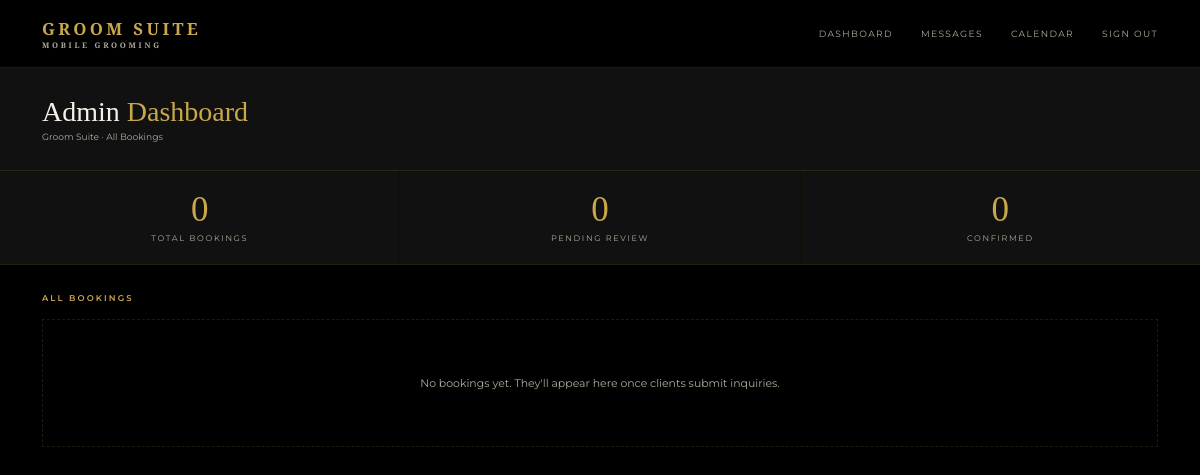
Page /admin (signed in) on the earlier database version.
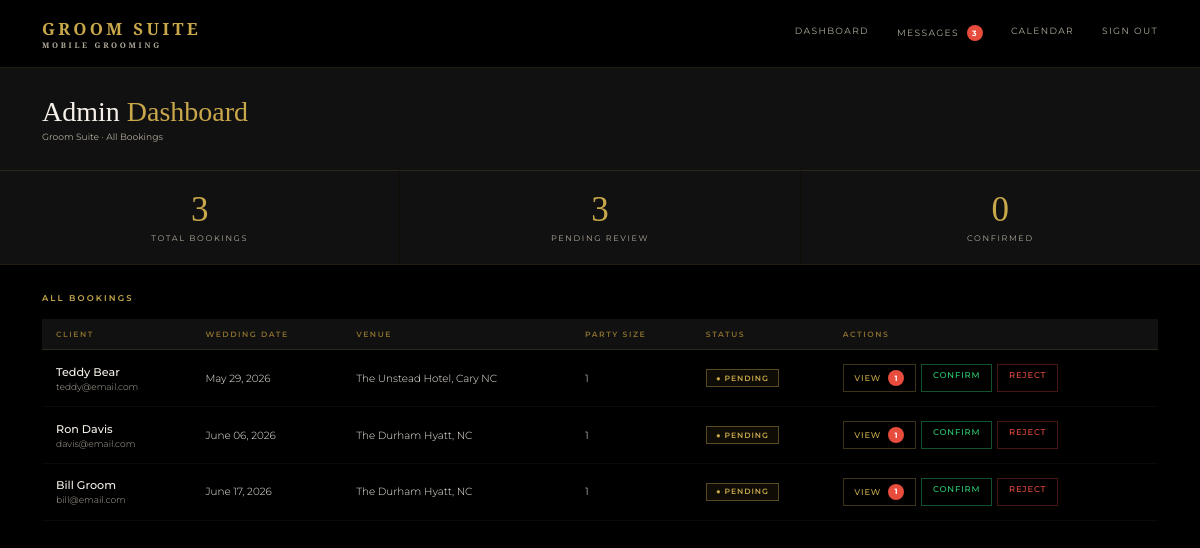
Same page on the later database version.
### models.py (models this page shows)
class Booking(db.Model):
    id = db.Column(db.Integer, primary_key=True)
    wedding_date = db.Column(db.String(50), nullable=False)
    venue = db.Column(db.String(200), nullable=False)
    start_time = db.Column(db.String(20))
    party_size = db.Column(db.Integer, default=1)
    package = db.Column(db.String(100))
    addons = db.Column(db.String(200))
    notes = db.Column(db.Text)
    status = db.Column(db.String(20), default='pending')
    created_at = db.Column(db.DateTime, default=datetime.utcnow)
    user_id = db.Column(db.Integer, db.ForeignKey('user.id'), nullable=False)
    party_members = db.relationship('PartyMember', backref='booking', lazy=True)
    messages = db.relationship('Message', backref='booking_messages', lazy=True, foreign_keys='Message.booking_id')

class User(UserMixin, db.Model):
    id = db.Column(db.Integer, primary_key=True)
    name = db.Column(db.String(100), nullable=False)
    email = db.Column(db.String(120), unique=True, nullable=False)
    password = db.Column(db.String(200), nullable=False)
    role = db.Column(db.String(20), default='client')
    phone = db.Column(db.String(20))
    password_changed = db.Column(db.Boolean, default=False)
    bookings = db.relationship('Booking', backref='client', lazy=True)

### routes.py (the view)
    @app.route('/admin')
    @login_required
    @admin_required
    def admin_dashboard():
        bookings = Booking.query.order_by(Booking.wedding_date).all()
        total = len(bookings)
        pending = len([b for b in bookings if b.status == 'pending'])
        confirmed = len([b for b in bookings if b.status == 'confirmed'])
        return render_template('admin/dashboard.html',
            bookings=bookings,
            total=total,
            pending=pending,
            confirmed=confirmed)

### app.py (called while the page is built)
@app.template_filter('format_date')
def format_date(value):
    try:
        return datetime.strptime(value, '%Y-%m-%d').strftime('%B %d, %Y')
    except:
        return value

### auth.py (called while the page is built)
def register_routes(app, login_manager):
    @login_manager.user_loader
    def load_user(user_id):
        return db.session.get(User, int(user_id))
    @app.route('/login', methods=['GET', 'POST'])
    def login():
        if request.method == 'POST':
            email = request.form.get('email')
            password = request.form.get('password')
            user = User.query.filter_by(email=email).first()
            if user and check_password_hash(user.password, password):
                login_user(user)
                if user.role == 'admin':
                    return redirect(url_for('index'))
                return redirect(url_for('portal'))
            flash('Invalid email or password')
        return render_template('login.html')
    @app.route('/logout')
    @login_required
    def logout():
        logout_user()
        return redirect(url_for('index'))

### routes.py (called while the page is built)
def admin_required(f):
    @wraps(f)
    def decorated_function(*args, **kwargs):
        if not current_user.is_authenticated or current_user.role != 'admin':
            return redirect(url_for('index'))
        return f(*args, **kwargs)
    return decorated_function

### templates/admin/dashboard.html (shortened to what this page needs)
{% extends 'base.html' %}
{% block content %}
<div class="admin-header">
  <div>
    <h1 class="admin-title">Admin <span>Dashboard</span></h1>
    <p class="admin-meta">Groom Suite · All Bookings</p>
  </div>
</div>
<div class="stats-bar">
  <div class="stat-card">
    <div class="stat-value">{{ total }}</div>
    <div class="stat-label">Total Bookings</div>
  </div>
  <div class="stat-card">
    <div class="stat-value">{{ pending }}</div>
    <div class="stat-label">Pending Review</div>
  </div>
  <div class="stat-card">
    <div class="stat-value">{{ confirmed }}</div>
    <div class="stat-label">Confirmed</div>
  </div>
</div>
<div class="admin-body">
  <div class="table-header">
    <div class="table-title">All Bookings</div>
  </div>
  {% if bookings %}
  <table class="bookings-table">
    <thead>
      <tr>
        <th>Client</th>
        <th>Wedding Date</th>
        <th>Venue</th>
        <th>Party Size</th>
        <th>Status</th>
        <th>Actions</th>
      </tr>
    </thead>
    <tbody>
      {% for booking in bookings %}
      <tr>
        <td>
          <div class="client-name">{{ booking.client.name }}</div>
          <div class="client-email">{{ booking.client.email }}</div>
        </td>
        <td>{{ booking.wedding_date | format_date }}</td>
        <td>{{ booking.venue }}</td>
        <td>{{ booking.party_size }}</td>
        <td>
          <span class="badge badge-{{ booking.status }}">
            ● {{ booking.status|capitalize }}
          </span>
        </td>
        <td>
          <div class="action-btns">
            <a href="{{ url_for('booking_detail', id=booking.id) }}" class="action-btn action-view">
              View
              {% set unread = booking.messages | selectattr('read', 'equalto', False) | selectattr('sender_id', 'ne', current_user.id) | list | length %}
              {% if unread > 0 %}
              <span class="unread-badge">{{ unread }}</span>
              {% endif %}
            </a>
            {% if booking.status == 'pending' %}
            <a href="{{ url_for('confirm_booking', id=booking.id) }}" class="action-btn action-confirm">Confirm</a>
            <a href="{{ url_for('reject_booking', id=booking.id) }}" class="action-btn action-reject">Reject</a>
            {% endif %}
          </div>
        </td>
      </tr>
      {% endfor %}
    </tbody>
  </table>
  {% else %}
  <div class="empty-state">
    <p>No bookings yet. They'll appear here once clients submit inquiries.</p>
  </div>
  {% endif %}
</div>
{% endblock %}

### templates/base.html (shortened to what this page needs)
<!DOCTYPE html>
<html lang="en">
<head>
  <link rel="stylesheet" href="{{ url_for('static', filename='css/style.css') }}?v={{ range(1, 99999) | random }}">
</head>
<body>
  <nav class="navbar">
    <div class="nav-logo">Groom Suite <span>Mobile Grooming</span></div>
    <div class="nav-links">
      {% if current_user.is_authenticated %}
        {% if current_user.role == 'admin' %}
          <a href="{{ url_for('admin_dashboard') }}">Dashboard</a>
          <a href="{{ url_for('admin_dashboard') }}">Messages {% if unread_count > 0 %}<span class="unread-badge">{{ unread_count }}</span>{% endif %}</a>
          <a href="#">Calendar</a>
        {% else %}
          <a href="{{ url_for('portal') }}">My Booking</a>
          <a href="{{ url_for('portal_messages') }}">Messages {% if unread_count > 0 %}<span class="unread-badge">{{ unread_count }}</span>{% endif %}</a>
        {% endif %}
        <a href="{{ url_for('logout') }}">Sign Out</a>
      {% else %}
        <a href="{{ url_for('index') }}">Home</a>
        <a href="{{ url_for('inquiry') }}">Book Now</a>
        <a href="{{ url_for('login') }}">Login</a>
      {% endif %}
    </div>
  </nav>
  {% block content %}{% endblock %}
</body>
</html>

### static/css/style.css (style rules this page uses)
*, *::before, *::after { box-sizing: border-box; margin: 0; padding: 0; }
:root { --gold: #C9A84C; --gold-light: #E8C96A; --gold-dim: #8a6f2e; --black: #000000; --black-2: #111111; --black-3: #1A1A1A; --black-5: #2C2C2C; --white: #F5F0E8; --white-dim: #b0aa9a; --font-display: 'Cormorant Garamond', serif; --font-body: 'Montserrat', sans-serif; }
html { font-size: 14px; }
body { font-family: var(--font-body); background: var(--black); color: var(--white); min-height: 100vh; }
.navbar { display: flex; align-items: center; justify-content: space-between; padding: 1.2rem 3rem; background: rgba(0,0,0,0.95); border-bottom: 1px solid rgba(201,168,76,0.15); position: sticky; top: 0; z-index: 100; }
.nav-logo { font-family: var(--font-display); font-size: 1.2rem; font-weight: 600; color: var(--gold); letter-spacing: 0.2em; text-transform: uppercase; }
.nav-logo span { display: block; font-size: 0.55rem; letter-spacing: 0.35em; color: var(--white-dim); }
.nav-links { display: flex; gap: 2rem; }
.nav-links a { font-size: 0.65rem; letter-spacing: 0.15em; text-transform: uppercase; color: var(--white-dim); text-decoration: none; transition: color 0.2s; }
.admin-header { padding: 2rem 3rem; background: var(--black-2); border-bottom: 1px solid rgba(201,168,76,0.15); display: flex; align-items: center; justify-content: space-between; }
.admin-title { font-family: var(--font-display); font-size: 2rem; font-weight: 300; }
.admin-title span { color: var(--gold); }
.admin-meta { font-size: 0.65rem; color: var(--white-dim); margin-top: 0.25rem; }
.stats-bar { display: grid; grid-template-columns: repeat(3, 1fr); gap: 1px; background: rgba(201,168,76,0.08); border-bottom: 1px solid rgba(201,168,76,0.1); }
.stat-card { background: var(--black-2); padding: 1.5rem 2rem; text-align: center; }
.stat-value { font-family: var(--font-display); font-size: 2.5rem; font-weight: 300; color: var(--gold); line-height: 1; }
.stat-label { font-size: 0.58rem; letter-spacing: 0.2em; text-transform: uppercase; color: var(--white-dim); margin-top: 0.4rem; }
.admin-body { padding: 2rem 3rem; }
.table-header { display: flex; align-items: center; justify-content: space-between; margin-bottom: 1.2rem; }
.table-title { font-size: 0.6rem; letter-spacing: 0.25em; text-transform: uppercase; color: var(--gold); font-weight: 600; }
.bookings-table { width: 100%; border-collapse: collapse; font-size: 0.74rem; }
.bookings-table th { text-align: left; font-size: 0.55rem; letter-spacing: 0.2em; text-transform: uppercase; color: var(--gold-dim); font-weight: 600; padding: 0.75rem 1rem; border-bottom: 1px solid rgba(201,168,76,0.15); background: var(--black-2); }
.bookings-table td { padding: 1rem; border-bottom: 1px solid rgba(255,255,255,0.04); color: var(--white); font-weight: 300; }
.client-name { font-weight: 500; font-size: 0.8rem; }
.client-email { font-size: 0.65rem; color: var(--white-dim); margin-top: 2px; }
.badge { display: inline-flex; align-items: center; gap: 0.3rem; padding: 0.25rem 0.65rem; font-size: 0.55rem; letter-spacing: 0.12em; text-transform: uppercase; font-weight: 600; border: 1px solid; }
.badge-pending { border-color: rgba(201,168,76,0.4); color: var(--gold); background: rgba(201,168,76,0.07); }
.action-btns { display: flex; gap: 0.4rem; }
.action-btn { padding: 0.35rem 0.75rem; font-size: 0.6rem; letter-spacing: 0.1em; text-transform: uppercase; font-family: var(--font-body); font-weight: 500; border: 1px solid; background: transparent; cursor: pointer; transition: all 0.15s; text-decoration: none; display: inline-block; }
.action-confirm { border-color: rgba(46,204,113,0.4); color: #2ecc71; }
.action-reject { border-color: rgba(231,76,60,0.3); color: #e74c3c; }
.action-view { border-color: rgba(201,168,76,0.3); color: var(--gold); }
.unread-badge { display: inline-flex; align-items: center; justify-content: center; background: #e74c3c; color: white; font-size: 0.55rem; font-weight: 700; width: 16px; height: 16px; border-radius: 50%; margin-left: 0.3rem; animation: blink 1s infinite; }

Differences in the rows shown:
added Booking: client.name "Teddy Bear", client.email "teddy@email.com", wedding_date "May 29, 2026", venue "The Unstead Hotel, Cary NC", party_size "1", status "PENDING", unread "1"
added Booking: client.name "Ron Davis", client.email "davis@email.com", wedding_date "June 06, 2026", venue "The Durham Hyatt, NC", party_size "1", status "PENDING"
added Booking: client.name "Bill Groom", client.email "bill@email.com", wedding_date "June 17, 2026", venue "The Durham Hyatt, NC", party_size "1", status "PENDING"
Other differences:
{{ unread_count }}: (not shown) → "3"
{{ total }}: "0" → "3"
{{ pending }}: "0" → "3"
text no longer shown: "No bookings yet. They'll appear here once clients submit inquiries."
text now shown: "CLIENT WEDDING DATE VENUE PARTY SIZE STATUS ACTIONS"
